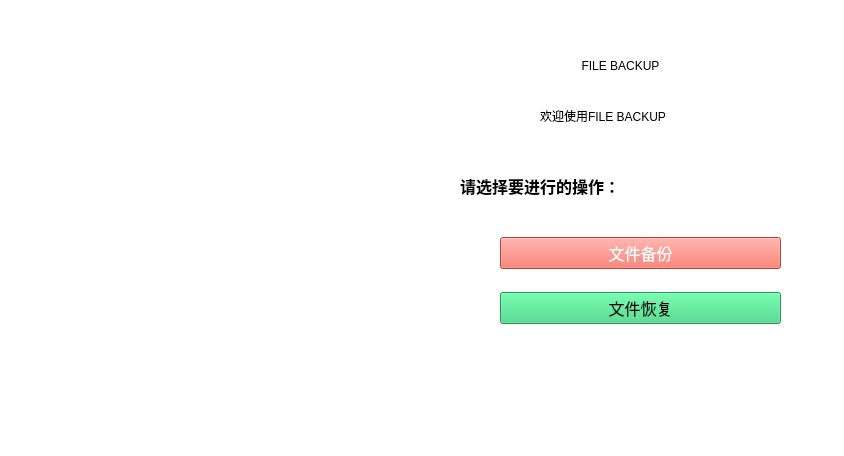
<?xml version="1.0" encoding="UTF-8"?>
<ui version="4.0">
 <class>choose</class>
 <widget class="QWidget" name="choose">
  <property name="geometry">
   <rect>
    <x>0</x>
    <y>0</y>
    <width>844</width>
    <height>456</height>
   </rect>
  </property>
  <property name="windowTitle">
   <string>FILE BACKUP  -   备份与恢复</string>
  </property>
  <property name="styleSheet">
   <string notr="true">background-color: rgb(255, 255, 255);</string>
  </property>
  <widget class="QLabel" name="label">
   <property name="geometry">
    <rect>
     <x>480</x>
     <y>40</y>
     <width>281</width>
     <height>51</height>
    </rect>
   </property>
   <property name="styleSheet">
    <string notr="true">font: 700 30pt &quot;Ubuntu&quot;;</string>
   </property>
   <property name="text">
    <string>FILE BACKUP</string>
   </property>
   <property name="alignment">
    <set>Qt::AlignCenter</set>
   </property>
  </widget>
  <widget class="QWidget" name="layoutWidget">
   <property name="geometry">
    <rect>
     <x>500</x>
     <y>220</y>
     <width>281</width>
     <height>121</height>
    </rect>
   </property>
   <layout class="QVBoxLayout" name="verticalLayout">
    <item>
     <widget class="QPushButton" name="backup">
      <property name="font">
       <font>
        <pointsize>12</pointsize>
       </font>
      </property>
      <property name="styleSheet">
       <string notr="true">
color: rgb(255, 255, 255);
background-color: rgb(246, 97, 81);</string>
      </property>
      <property name="text">
       <string>文件备份</string>
      </property>
     </widget>
    </item>
    <item>
     <widget class="QPushButton" name="restore">
      <property name="font">
       <font>
        <pointsize>12</pointsize>
       </font>
      </property>
      <property name="styleSheet">
       <string notr="true">background-color: rgb(51, 209, 122);</string>
      </property>
      <property name="text">
       <string>文件恢复</string>
      </property>
     </widget>
    </item>
   </layout>
  </widget>
  <widget class="QLabel" name="label_image">
   <property name="geometry">
    <rect>
     <x>-10</x>
     <y>-10</y>
     <width>431</width>
     <height>471</height>
    </rect>
   </property>
   <property name="text">
    <string/>
   </property>
  </widget>
  <widget class="QLabel" name="label_2">
   <property name="geometry">
    <rect>
     <x>460</x>
     <y>170</y>
     <width>161</width>
     <height>31</height>
    </rect>
   </property>
   <property name="font">
    <font>
     <pointsize>12</pointsize>
     <weight>75</weight>
     <bold>true</bold>
    </font>
   </property>
   <property name="text">
    <string>请选择要进行的操作：</string>
   </property>
  </widget>
  <widget class="QLabel" name="label_3">
   <property name="geometry">
    <rect>
     <x>540</x>
     <y>100</y>
     <width>161</width>
     <height>31</height>
    </rect>
   </property>
   <property name="text">
    <string>欢迎使用FILE BACKUP</string>
   </property>
  </widget>
 </widget>
 <resources/>
 <connections/>
</ui>
